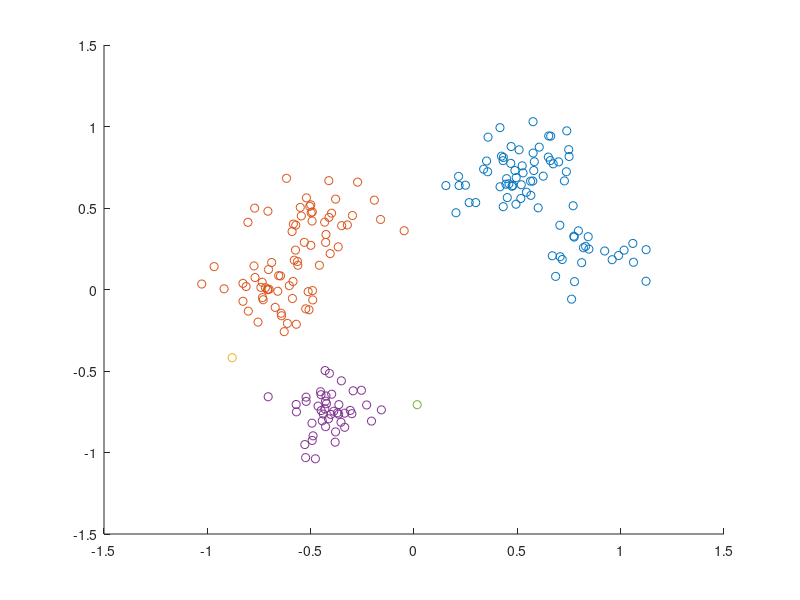

Write MATLAB code to recreate this figure.
clear all; close all;
load('points.mat');

C = cell([200,1]);
n = length(pts);
for i = 1:n
    C{i} = i;
end
%calculate complete distance matrix once
distances = pdist2(pts,pts);
distances(distances==0)=Inf;
for i= n:-1:6
    %get smallest distance
    [~,ind] = min(distances(:));
    [xentr,yentr] = ind2sub([n,n],ind);
    C{min(xentr,yentr)} = [C{xentr},C{yentr}];
    C{max(xentr,yentr)} = [];

    %%% patching the matrix up for the next step
    mergeInto = min(xentr,yentr);
    mergeFrom = max(xentr,yentr);
    
    distances(mergeInto,:) = min([distances(xentr,:);distances(yentr,:)]);
    distances(:,mergeInto) = min([distances(xentr,:);distances(yentr,:)]);
    distances(mergeInto,mergeInto) = Inf;
    distances(xentr,yentr) = Inf;
    distances(yentr,xentr) = Inf;       
    distances(mergeFrom,:) = Inf([200,1]);
    distances(:,mergeFrom) = Inf([200,1]);
end


%%
figure();
hold on;
for i = 1:n
    if ~(isempty(C{i}))
        plot(pts(C{i},1),pts(C{i},2),'o')
    end
end

%high = max([distances(xentr,:);distances(yentr,:)])

